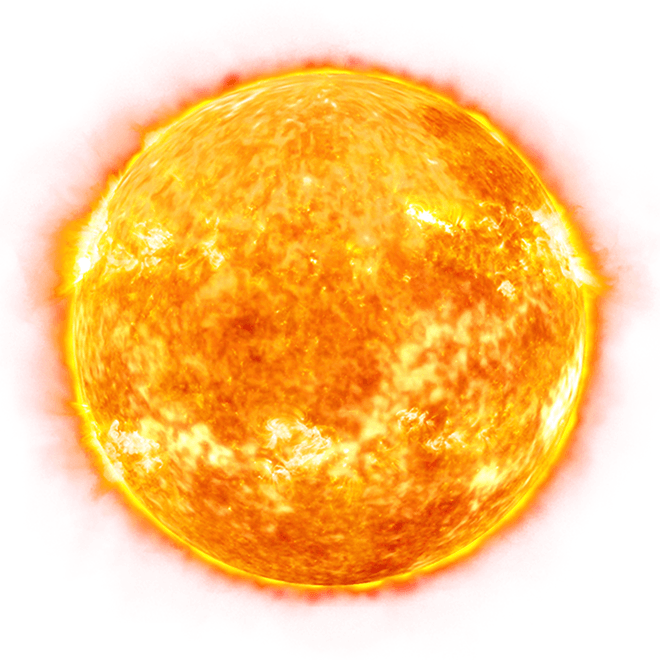
#> input picture sun.png, 660 x 660 px
$ jupyter execute 2019-12-02.ipynb   (shell and % lines are left out)
#> lines starting #> are read from the running program, lines starting #| are printed output that depends on the picture
# Simple image operations

[cell 1]
# find out current directory

[cell 2]
# tutorial in https://matplotlib.org/3.1.1/tutorials/introductory/images.html
# png downloaded from https://www.stickpng.com/img/nature/space/sun/burning-sun

import pandas as pd
import numpy as np
import matplotlib.pyplot as plt
import matplotlib.image as im

img = im.imread('sun.png') # must be in current directory (or use abs path)
#> img is the input picture: shape (660, 660, 4) float32; mean R, G, B, A 0.792, 0.369, 0.0693, 0.554
plt.imshow(img)
plt.savefig('sun2.png')

[cell 3]
print('height:', len(img), ' width:', len(img[0]))
#| height: 660  width: 660

[cell 4]
img[330]
#> Out = 660 rows, first 6: [1, 0, 0, 0.00784], [1, 0, 0, 0.0118], [1, 0, 0, 0.0118], [1, 0, 0, 0.0118], [1, 0, 0, 0.0118], [1, 0, 0, 0.0157]

[cell 5]
a = [1, 2, 3]
print(a)
print(1, 2, 3)
print(*a)

[cell 6]
def sum(x, y):
    return x + y
a = 1
b = 2
sum(a, b)
both = [1, 2]
sum(*both)

[cell 7]
a = [[1, 2],
     [3, 4],
     [5, 6]]
expected = [[1, 3, 5],
            [2, 4, 6]]

# zip([1,2], [3,4], [5,6])
result = zip(*a)
list(result)

[cell 8]
first, second = zip(*a)
print(first)
print(second)

[cell 9]
how_many = zip(*img[330])
len(list(how_many))
#> Out = 4

[cell 10]
r, g, b, opacity = zip(*img[330])
#> r = 660 values, max 1 at index 0, min 0.827 at index 248, mean 0.981; g = 660 values, max 0.984 at index 431, min 0 at index 0, mean 0.518; b = 660 values, max 0.576 at index 431, min 0 at index 0, mean 0.0911; opacity = 660 values, max 1 at index 65, min 0.00392 at index 637, mean 0.845

indexes = list(range(len(r)))
#> indexes = 660 values from 0 to 659
plt.figure(figsize=(15,4))
plt.bar(indexes, r, color="r", width=1, bottom=3)
plt.bar(indexes, g, color="g", width=1, bottom=2)
plt.bar(indexes, b, color="b", width=1, bottom=1)
plt.bar(indexes, opacity, color="gray", width=1)
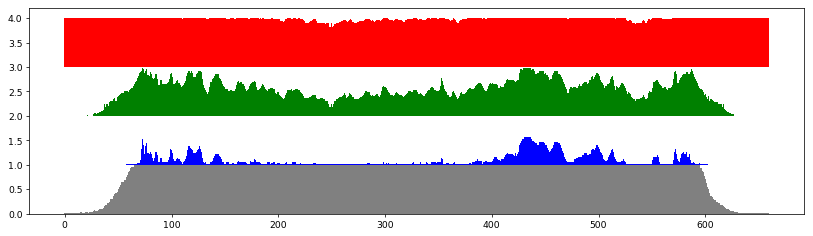
#> figure drawn by matplotlib, 1 panel

[cell 11]
s = 'Hello'
s[0:2]

[cell 12]
# img2 = img would create a reference to the same array
img2 = np.copy(img)
img2[:, :, 0] = 0
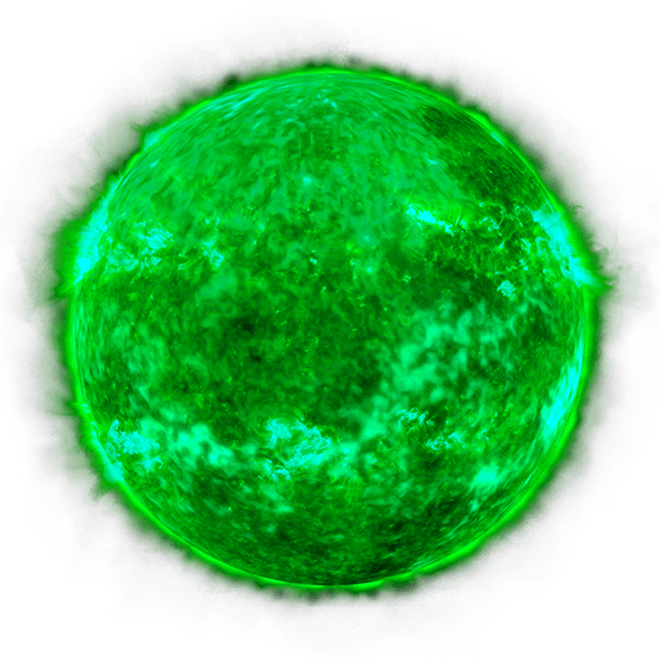
#> img2: shape (660, 660, 4) float32; mean R, G, B, A 0, 0.369, 0.0693, 0.554; transparent parts drawn white
img2[:, :, 1] = 1 - img2[:, :, 2]
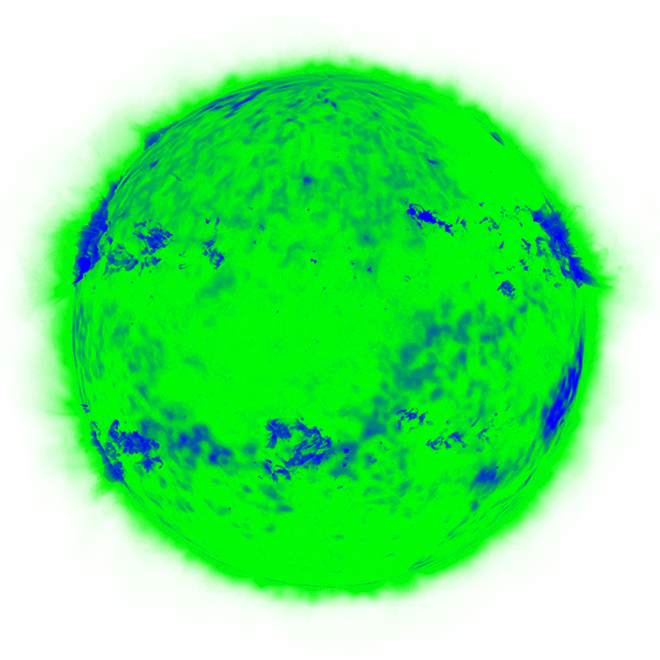
#> img2: shape (660, 660, 4) float32; mean R, G, B, A 0, 0.929, 0.0693, 0.554; transparent parts drawn white
img2[:, :, 2] = 0
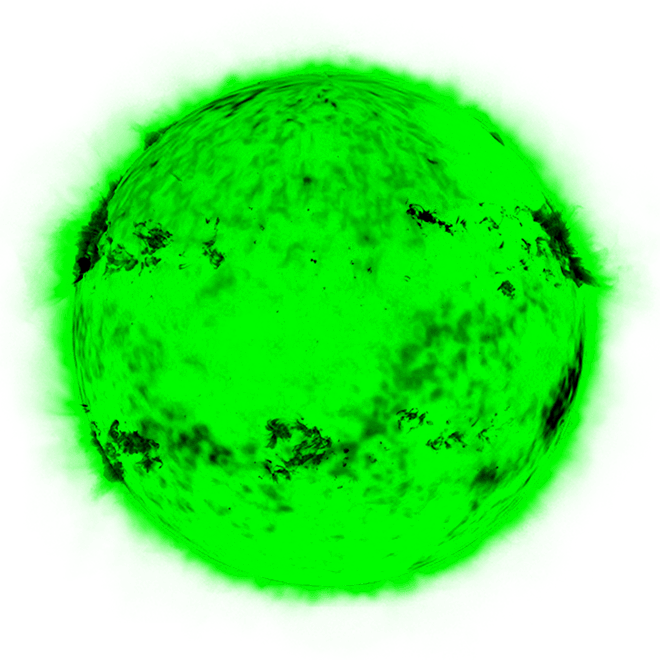
#> img2: shape (660, 660, 4) float32; mean R, G, B, A 0, 0.929, 0, 0.554; transparent parts drawn white
plt.imshow(img2)

# Matrix operations

[cell 13]
# same as using np.array() instead of pd.DataFrame()
a = pd.DataFrame([[1, 2],
                  [3, 4]])
b = pd.DataFrame([[2, 0],
                  [1, 2]])
a

[cell 14]
a + 2

[cell 15]
a * 2

[cell 16]
# * will multiply first column by 1, second by 0
a * [1, 0]

[cell 17]
a.dot([1, 0])
a @ [1, 0]

[cell 18]
# * will multiply each element individually
a * b

[cell 19]
# a.dot(b)
a @ b

[cell 20]
# b.dot(a)
b @ a

[cell 21]
r90 = pd.DataFrame([[ 0, 1],
                    [-1, 0]])
rotated = a @ r90
rotated

[cell 22]
ax = a.plot.scatter(x=0, y=1, color="green", xlim=(-5, 5), ylim=(-5, 5))
rotated.plot.scatter(ax=ax, x=0, y=1, color="red")
r90.plot.scatter(ax=ax, x=0, y=1, color="gray", marker=",")

ax.set_aspect('equal')
ax.grid(True, dashes=(1,8), color="blue")
ax.spines['left'].set_position('zero')
ax.spines['right'].set_color('none')
ax.spines['bottom'].set_position('zero')
ax.spines['top'].set_color('none')
ax.set_xlabel(None)
ax.set_ylabel(None)
for label in ax.xaxis.get_majorticklabels():
    label.set_y(-5)
for label in ax.yaxis.get_majorticklabels():
    label.set_x(-5)
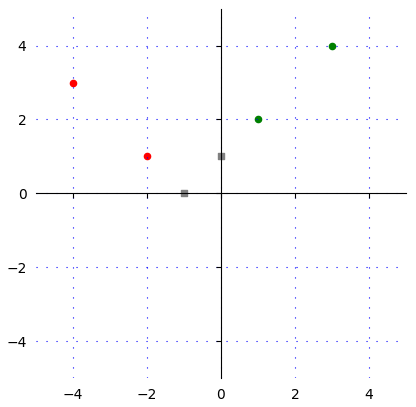
#> figure drawn by matplotlib, 1 panel
